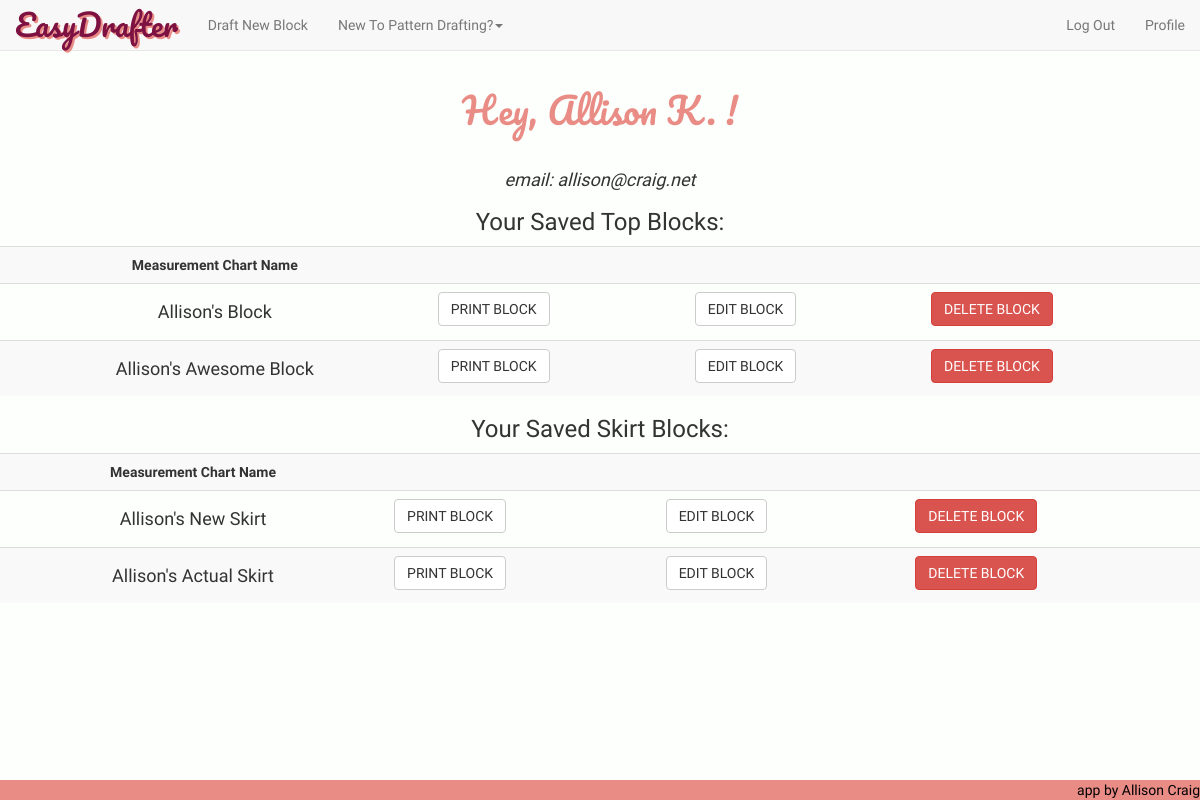
Screenshot of /profile (signed in) with the database file from the repository.
### model.py (models this page shows, shortened)
class User(db.Model):
    __tablename__ = "Users"
    user_id = db.Column(db.Integer, autoincrement=True, primary_key=True)
    fb_id = db.Column(db.String(64), unique=True, nullable=True)
    email = db.Column(db.String(64), unique=True, nullable=False)
    password = db.Column(db.String(64), nullable=True)
    fname = db.Column(db.String(15), nullable=False)

class Measurement_Chart_Top(db.Model):
    __tablename__ = "Measurement_Chart_Tops"
    chart_id = db.Column(db.Integer, autoincrement=True, primary_key=True)
    nickname = db.Column(db.Integer, nullable=False)
    user_id = db.Column(db.String(100), db.ForeignKey('Users.user_id'))
    bust = db.Column(db.Integer, nullable=False)
    waist = db.Column(db.Integer, nullable=False)
    full_length = db.Column(db.Integer, nullable=False)
    center_front = db.Column(db.Integer, nullable=False)
    front_shoulder_slope = db.Column(db.Integer, nullable=False)
    strap = db.Column(db.Integer, nullable=False)
    front_across_shoulder = db.Column(db.Integer, nullable=False)
    across_chest = db.Column(db.Integer, nullable=False)
    bust_depth = db.Column(db.Integer, nullable=False)
    shoulder_length = db.Column(db.Integer, nullable=False)
    bust_arc = db.Column(db.Integer, nullable=False)
    bust_span = db.Column(db.Integer, nullable=False)
    waist_arc = db.Column(db.Integer, nullable=False)
    dart_placement = db.Column(db.Integer, nullable=False)
    side_length = db.Column(db.Integer, nullable=False)
    full_length_back = db.Column(db.Integer, nullable=False)
    center_back = db.Column(db.Integer, nullable=False)
    back_shoulder_slope = db.Column(db.Integer, nullable=False)
    across_back = db.Column(db.Integer, nullable=False)
    back_arc = db.Column(db.Integer, nullable=False)
    waist_arc_back = db.Column(db.Integer, nullable=False)
    back_neck = db.Column(db.Integer, nullable=False)
    back_across_shoulder = db.Column(db.Integer, nullable=False)
    back_dart_intake = db.Column(db.Integer, nullable=False)
    user = db.relationship("User",
                           backref=db.backref("Measurement_Chart_Tops"))

class Measurement_Chart_Skirt(db.Model):
    __tablename__ = "Measurement_Chart_Skirts"
    chart_id = db.Column(db.Integer, autoincrement=True, primary_key=True)
    nickname = db.Column(db.Integer, nullable=False)
    user_id = db.Column(db.String(100), db.ForeignKey('Users.user_id'))
    waist = db.Column(db.Integer, nullable=False)
    hip = db.Column(db.Integer, nullable=False)
    center_front_hip_depth = db.Column(db.Integer, nullable=False)
    back_hip_arc = db.Column(db.Integer, nullable=False)
    center_back_hip_depth = db.Column(db.Integer, nullable=False)
    front_hip_arc = db.Column(db.Integer, nullable=False)
    dart_placement = db.Column(db.Integer, nullable=False)
    user = db.relationship("User",
                           backref=db.backref("Measurement_Chart_Skirts"))

### server.py (the view)
@app.route('/profile')
def user_profile_page():
    user_email = session['logged_in_customer_email']
    user = User.query.filter(User.email==user_email).one()
    current_user_id = user.user_id
    saved_blocks_tops = Measurement_Chart_Top.query.filter(Measurement_Chart_Top.user_id==current_user_id).all()
    saved_blocks_skirts = Measurement_Chart_Skirt.query.filter(Measurement_Chart_Skirt.user_id==current_user_id).all()
    return render_template("profile.html", user=user, session=session, savedblockstops=saved_blocks_tops, savedblocksskirts=saved_blocks_skirts)

### server.py (called while the page is built)
@app.before_request
def add_tests():
    g.jasmine_tests = JS_TESTING_MODE

### templates/profile.html (shortened to what this page needs)
{% extends 'base.html' %}
{% block content %}
<center><h1 class='heading-titles'>Hey, {{ user.fname }} !</h1></center>
<br>
<center><i><h4 class="raleway">email: {{ user.email }}</h4></i></center>
{% if savedblockstops %}
<center><h3 class="raleway">Your Saved Top Blocks: </h3></center>
<table class="table table-hover table-striped raleway">
	<th><center>Measurement Chart Name</center></th>
	<th></th>
	<th></th>
	<th></th>
	{% for sblocktop in savedblockstops %}
	<tr class="saved-block">
		<td><center><h4>{{ sblocktop.nickname }}</h4></center></td>
		<td><form action='/print-top/{{sblocktop.chart_id}}'>
			<button class="btn btn-default">PRINT BLOCK</button>
		</form></td>
		<td><form action='/edit-top/{{sblocktop.chart_id}}'>
			<button class="btn btn-default" value="{{ sblocktop.chart_id }}">EDIT BLOCK</button>
		</form></td>
		<td>
			<button class="btn btn-danger delete-btn-top" name='chart-id' value="{{ sblocktop.chart_id }}">DELETE BLOCK</button>
		</td>
	</tr>
	{% endfor %}
</table>
{% endif %}
{% if savedblocksskirts %}
<center><h3 class="raleway">Your Saved Skirt Blocks: </h3></center>
<table class="table table-hover table-striped raleway">
	<th><center>Measurement Chart Name</center></th>
	<th></th>
	<th></th>
	<th></th>
	{% for sblockskirt in savedblocksskirts %}
	<tr class="saved-block">
		<td><center><h4>{{ sblockskirt.nickname }}</h4></center></td>
		<td><form action='/print-skirt/{{sblockskirt.chart_id}}'>
			<button class="btn btn-default">PRINT BLOCK</button>
		</form></td>
		<td><form action='/edit-skirt/{{sblockskirt.chart_id}}'>
			<button class="btn btn-default" value="{{ sblockskirt.chart_id }}">EDIT BLOCK</button>
		</form></td>
		<td>
			<button class="delete-btn-skirt btn btn-danger" name='skirt-id' value="{{ sblockskirt.chart_id }}">DELETE BLOCK</button>
		</td>
	</tr>
	{% endfor %}
</table>
{% endif %}
{% endblock %}

### templates/base.html (shortened to what this page needs)
<!DOCTYPE html>
<html>
<head>
	<link rel='stylesheet' href='/static/css/bootstrap.min.css'>
	<link rel='stylesheet' href='/static/css/style.css'>
</head>
<body>
	<nav class="navbar navbar-default navbar-fixed-top">
		<div class="container-fluid">
			<div class="navbar-header">
				<a class="navbar-brand" id="corner-logo" href="/">EasyDrafter</a>
			</div>
			<div class="collapse navbar-collapse" id="bs-example-navbar-collapse-1">
				<ul class="nav navbar-nav">
				{% if session['current_user_id'] is defined %}
					<li><a href="/choose-block">Draft New Block</a></li>
				{% endif %}
					<li role="presentation" class="dropdown">
						<a class="dropdown-toggle" data-toggle="dropdown" href="#" role="button" aria-haspopup="true" aria-expanded="false">
							New To Pattern Drafting?<span class="caret"></span>
						</a>
					</li>
				</ul>
				<ul class="nav navbar-nav navbar-right">
				{% if session['current_user_id'] is defined %}
					<li><a href="/logout" id="logout">Log Out</a></li>
					<li><a href="/profile" id="profile">Profile</a></li>
				{% else %}
					<li><a href="/login">Log In</a></li>
					<li><a href="/register">Register</a></li>
				{% endif %}
				</ul>
			</div>
		</div>
	</nav>
{% block content %}{% endblock %}
<footer><a href="https://github.com/allisonkcraig" target="blank" id="footer-a">app by Allison Craig</a></footer>
</body>
</html>

### static/css/style.css (style rules this page uses)
.btn { font-family: "Raleway"; }
.heading-titles { font-family: 'Pacifico', cursive; color: #EA8C86; }
#corner-logo { font-family: 'Pacifico', cursive; font-size: 30px; text-decoration: none; text-shadow: 2px 2px #EA8C86; color: #7D1141; }
.navbar { font-family: "Raleway"; }
footer { font-family: "Raleway"; background-color: #EA8C86; position:fixed; left:0px; bottom:0px; height:20px; width:100%; }
#footer-a { text-decoration: none; color: black; float: right; }
.raleway { font-family: "Raleway"; }
body { padding-top: 70px; margin-bottom: 2em; padding-bottom: 4em; background-color: #FCFFFB; }

### rows the page displays
User: fname "Allison K.", email "allison@craig.net"
Measurement_Chart_Top: nickname "Allison's Block", {{ sblocktop.chart_id }} 15 (drawn)
Measurement_Chart_Top: nickname "Allison's Awesome Block", {{ sblocktop.chart_id }} 16 (drawn)
Measurement_Chart_Skirt: nickname "Allison's New Skirt", {{ sblockskirt.chart_id }} 4 (drawn)
Measurement_Chart_Skirt: nickname "Allison's Actual Skirt", {{ sblockskirt.chart_id }} 5 (drawn)
